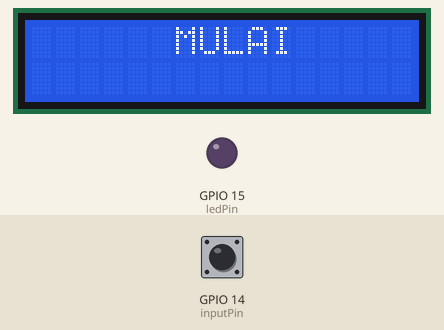
Bench run of a sketch on a simulated ESP32. Shown: 16×2 character LCD, output pins drawn as LEDs (lit = HIGH). Dashed ring = blinking. The test bench sets the inputs (shaded band); at power-on: GPIO 14 (inputPin) LOW.

Above: at 1.2 s.
At 3.0 s:
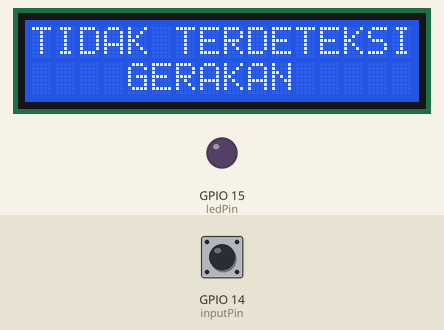
3.1 s: GPIO 14 (inputPin) driven HIGH
At 3.7 s:
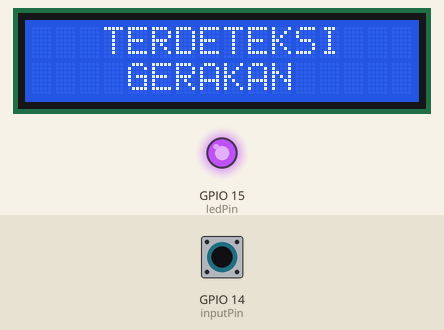
4.7 s: GPIO 14 (inputPin) driven LOW
At 5.9 s:
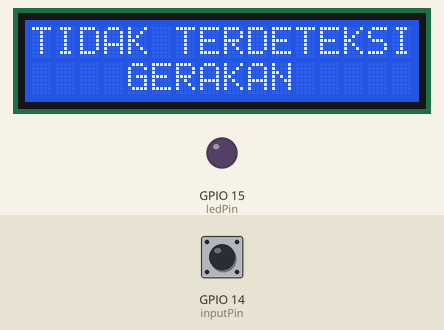
6.2 s: GPIO 14 (inputPin) pulsed HIGH 2 times (0.12 s each, 0.3 s apart)
At 6.5 s:
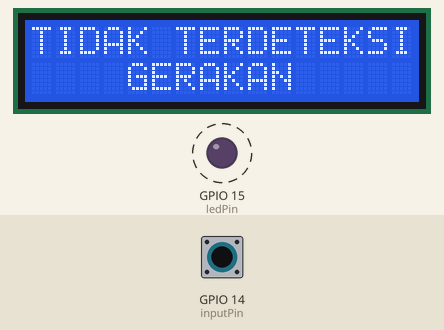
Timing chart, 0 to 9.2 s (numbered marks = the images above; inputs shaded):
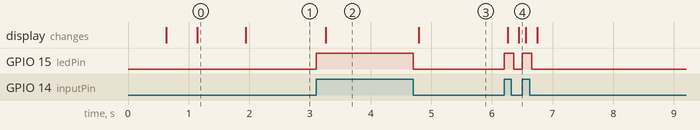

The sketch:

sketch.ino
```cpp
#include <LiquidCrystal_I2C.h>
LiquidCrystal_I2C LCD = LiquidCrystal_I2C(0x27, 16, 2);

int ledPin = 15;                // Deklarasi variabel input pin LED
int inputPin = 14;               // Deklarasi variabel input pin Sensor PIR
int pirState = LOW;             // Pada saat memulai, Sensor PIR dimulai dari LOW
int val = 0;                    // Deklarasi variabel untuk membaca status pin

void setup() {
  pinMode(ledPin, OUTPUT);      // Deklarasi LED sebagai Output
  pinMode(inputPin, INPUT);     // Deklarasi Sensor PIR sebagai Input

  // Program Awal LCD
  LCD.init();
  LCD.backlight();
  LCD.setCursor(1,0);
  LCD.print(" Final Project  ");
  LCD.setCursor(1,1);
  LCD.print("    UAS   ");
  delay (500);

  LCD.clear();
  LCD.setCursor(1,0);
  LCD.print("SISTEM PEMANTAU KEAMANAN");
  LCD.setCursor(1,1);
  LCD.print("KEAMANAN RUMAH");
  delay (500);

  LCD.clear();
  LCD.setCursor(1,0);
  LCD.print("     MULAI     ");
  delay(700);
  LCD.clear();
}

void loop() {
  val = digitalRead(inputPin);  // Membaca nilai input
  if (val == LOW) {            // Jika Input LOW, maka :
    digitalWrite(ledPin, LOW);  // LED tidak menyala
    if (pirState == LOW) {
      // Jika, input LOW maka akan LCD akan mengeluarkan output "TIDAK TERDETEKSI GERAKAN"
      LCD.init();
      LCD.backlight();
      LCD.setCursor(0,0);
      LCD.print("TIDAK TERDETEKSI");
      LCD.setCursor(0,1);
      LCD.print("    GERAKAN    ");
      // Output program akan terganti, jika input bernilai HIGH
      pirState = HIGH;
    }
  } else {
    digitalWrite(ledPin, HIGH); // Menuliskan nilai LED/output bernilai HIGH
    if (pirState == HIGH) {  // Jika Input HIGH, maka :
       // Jika, input HIGH maka akan LCD akan mengeluarkan output "TERDETEKSI GERAKAN"
      LCD.init();
      LCD.init();
      LCD.backlight();
      LCD.setCursor(0,0);
      LCD.print("   TERDETEKSI   ");
      LCD.setCursor(0,1);
      LCD.print("    GERAKAN    ");
      // Output program akan terganti, jika input bernilai LOW
      pirState = LOW;
    }
  }
}
```

Measured:
- after the input at 3.1 s, GPIO 15 (ledPin): LOW → HIGH at once; the display: changes after 0.16 s (image 2)
- after the input at 4.7 s, GPIO 15 (ledPin): HIGH → LOW at once; the display: changes after 0.09 s (image 3)
- after the input at 6.2 s, GPIO 15 (ledPin): alternates HIGH for 0.16 s and LOW for 0.14 s, 4 changes in all, then stays LOW, starting at once; the display: first changes after 0.06 s (image 4 shows a later state)
- what the display in image 0 shows lasts 0.8 s, from 1.1 s to 1.9 s
